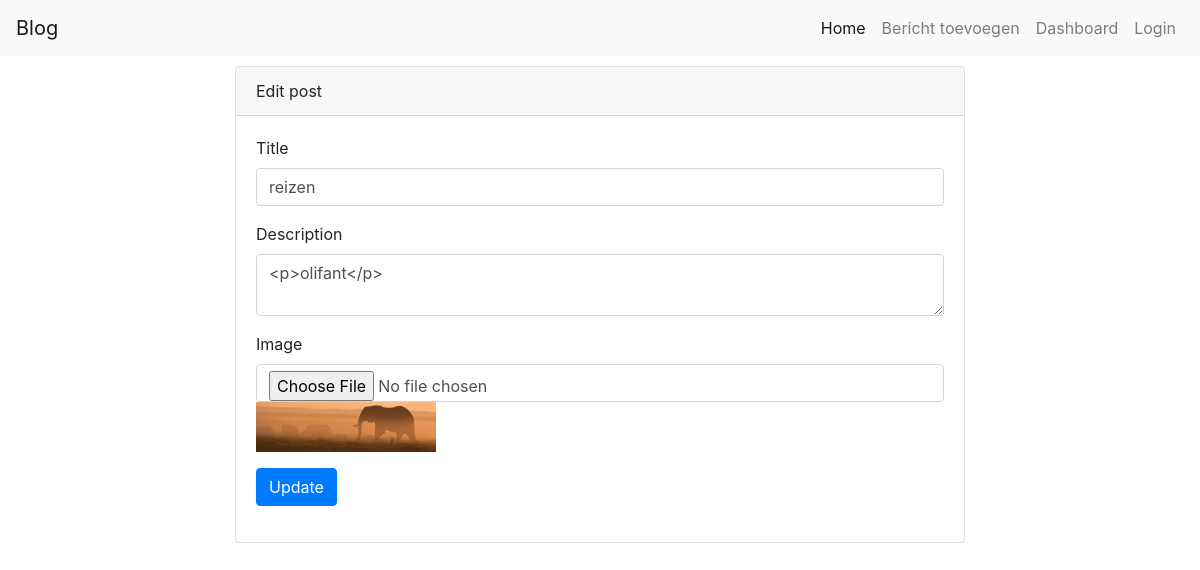
/edit.php?slug=reizen, run on the app's committed database.
### tables this page shows
CREATE TABLE `posts` (
  `id` int(11) NOT NULL,
  `title` varchar(60) NOT NULL,
  `description` text NOT NULL,
  `image` varchar(70) NOT NULL,
  `created_at` datetime NOT NULL,
  `slug` varchar(122) NOT NULL
);

### post.php (called while the page is built, shortened)
<?php
class Post{
    private $db;
    public function __construct($db)
    {
        $this->db = $db;
    }
    public function getSinglePost($slug){
        $sql = "SELECT * FROM posts WHERE slug= '$slug'";
        $result = mysqli_query($this->db,$sql);
        return $result;
    }
}

### edit.php (the view, shortened to what this page needs)
<?php include('header.php'); ?>
<?php
include('post.php');
$posts = new Post($db);
?>
<div class="container">
	<div class="row justify-content-center">
		<?php foreach($posts->getSinglePost($_GET['slug'])as $post){ ?>
		<div class="col-md-8">
			<form action="#" method="POST" enctype="multipart/form-data">
			<div class="card">
				<div class="card-header">Edit post</div>
				<div class="card-body">
					<div class="form-group">
						<label for="title">Title</label>
						<input type="text" name="title" class="form-control" value="<?php echo $post['title']; ?>">
					</div>
					<div class="form-group">
						<label for="description">Description</label>
						<textarea cols="10" id="editor" name="description" class="form-control"><?php echo $post['description'] ;?></textarea>
					</div>
					<div class="form-group">
						<label for="image">Image</label>
						<input type="file" name="image" class="form-control">
						<img style="width: 180px;" src="images/<?php echo $post['image'] ?>">
					</div>
					<div class="form-group">
						<button type="submit" name="btnUpdate" class="btn btn-primary">Update </button>
					</div>
				</div>
			</div>
		</form>
		</div>
	<?php }?>
	</div>
</div>

### edit.php (style rules this page uses)
.card { margin-top: 10px; }

### data on the page
posts: title "reizen", description "<p>olifant</p>", image (picture)
